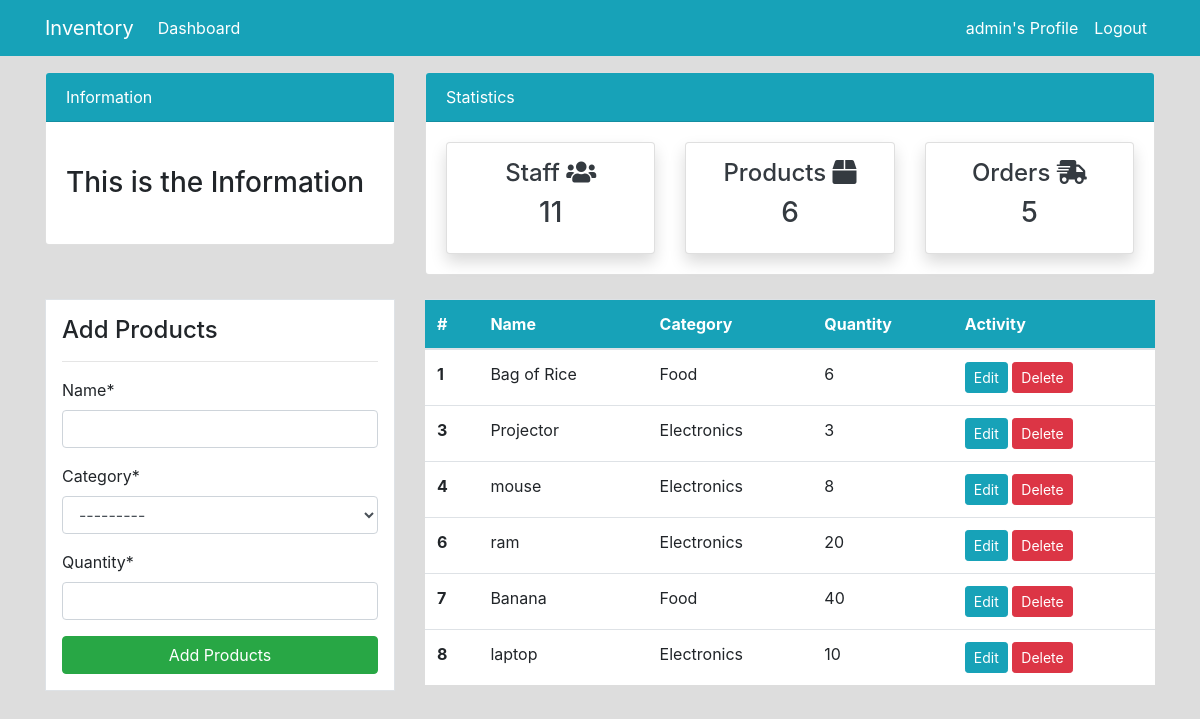
/product/ (signed in), run on the app's committed database.
### dashboard/models.py (models this page shows, shortened)
class Product(models.Model):
       name=models.CharField(max_length=100,null=True)
       category=models.CharField(max_length=20,choices=CATEGORY, null=True)
       quantity=models.PositiveIntegerField(null=True)
       class Meta:
              verbose_name_plural='Product'

### dashboard/views.py (the view)
# urls.py: path('product/',views.product, name="dashboard-product"),
@login_required
def product(request):
       items=Product.objects.all()  #ORM Method
       workers_count=User.objects.all().count()
       item_count=Product.objects.all().count()
       order_count=Order.objects.all().count()
       if request.method=='POST':
              add_product=ProductForm(request.POST)
              if add_product.is_valid():
                     add_product.save()
                     product_name=add_product.cleaned_data.get('name')
                     messages.success(request, f'{product_name} has been added')
                     return redirect('dashboard-product')
       else:
              add_product=ProductForm()
       context={
              'items':items,
              'add_product':add_product,
              'item_count':item_count,
              'workers_count':workers_count,
              'order_count':order_count
       }
       return render(request,"dashboard/product.html",context )

### dashboard/forms.py
class ProductForm(forms.ModelForm):
       class Meta:
              model=Product
              fields=['name','category','quantity']

### templates/dashboard/product.html (shortened to what this page needs)
{% extends 'partials/base.html' %}
{% load crispy_forms_tags %}
{% block content %}
{% include 'partials/topnav.html' %}
<div class="container">
       <div class="row my-4">
         <div class="col-md-4">
             <div class="border bg-white p-3">
                 <h4 class="">Add Products</h4>
                 <hr>
                 <form class="bg-white" method='POST'>
                  {{ add_product|crispy }}
                  <input class="btn btn-success btn-block" type="submit" value="Add Products">
                 </form>
             </div>
         </div>
       <div class="col-md-8">
   <table class="table bg-white">
     <thead class="bg-info">
       <tr class="text-white">
         <th scope="col">#</th>
         <th scope="col">Name</th>
         <th scope="col">Category</th>
         <th scope="col">Quantity</th>
         <th scope="col">Activity</th>
       </tr>
     </thead>
     <tbody>
       {% for item in items %}
       <tr>
         <th scope="row">{{ item.id }}</th>
         <td>{{ item.name }}</td>
         <td>{{ item.category }}</td>
         <td>{{ item.quantity }}</td>
         <td>
             <a class="btn btn-info btn-sm" href="{% url 'dashboard-product-edit' item.id %}">Edit</a>
             <a class="btn btn-danger btn-sm" href="{% url 'dashboard-product-delete' item.id %}">Delete</a>
         </td>
       </tr>
       {% endfor %}
     </tbody>
   </table></div></div></div>
{% endblock %}

### templates/partials/nav.html (shortened to what this page needs)
<nav class="navbar navbar-expand-lg navbar-info bg-info">
    {% if user.is_authenticated %}
       <div class="container">
           <a class="navbar-brand text-white" href="{% url 'dashboard-index' %}">Inventory</a>
           <div class="collapse navbar-collapse" id="navbarSupportedContent">
               <ul class="navbar-nav mr-auto">
                   <li class="nav-item active">
                       <a class="nav-link text-white" href="{% url 'dashboard-index' %}">Dashboard </a>
                   </li>
               </ul>
               <ul class="navbar-nav ml-auto">
                   <li class="nav-item active">
                       <a class="nav-link text-white" href="{% url 'user-profile' %}">{{user.username}}'s Profile </a>
                   </li>
                   <li class="nav-item">
                       <a class="nav-link text-white" href="{% url 'user-logout' %}">Logout</a>
                   </li>
               </ul>
       {% endif %}
   </nav>

### static/style.css (style rules this page uses)
body { background: rgb(221, 221, 221); }

### data on the page
Product: id "1", name "Bag of Rice", category "Food", quantity "6"
Product: id "3", name "Projector", category "Electronics", quantity "3"
Product: id "4", name "mouse", category "Electronics", quantity "8"
Product: id "6", name "ram", category "Electronics", quantity "20"
Product: id "7", name "Banana", category "Food", quantity "40"
Product: id "8", name "laptop", category "Electronics", quantity "10"

### other printed values
{{ user.username }} "admin"
{{ workers_count }} "11"
{{ item_count }} "6"
{{ order_count }} "5"
